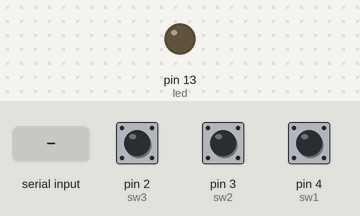
This sketch was run on a simulated Arduino Uno, built with avr-gcc and run on an emulated ATmega328P. On the bench: output pins drawn as LEDs (lit = HIGH). The inputs (shaded band) are chosen by the test bench; at power-on: pin 2 (sw3) LOW, pin 3 (sw2) LOW, pin 4 (sw1) LOW.

Above: at 1.2 s.
1.3 s: "1" received over Serial
At 2.6 s:
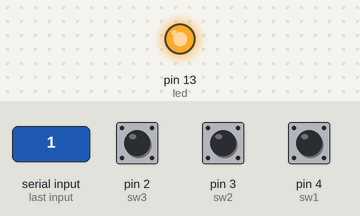
4.4 s: "0" received over Serial
At 5.6 s:
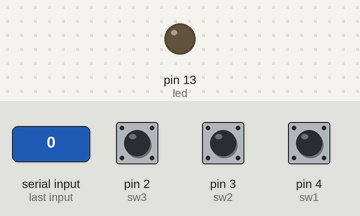
Timing chart, 0 to 7.4 s (numbered marks = the images above; inputs shaded):
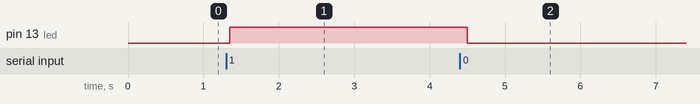

Measured:
- after the input at 1.3 s, pin 13 (led): LOW → HIGH after 0.05 s
- after the input at 4.4 s, pin 13 (led): HIGH → LOW after 0.10 s

The sketch:

bt_poster.ino
```cpp
int led        = 13;
const int sw1  =  4;     // the number of the pushbutton pin
const int sw2  =  3;     // the number of the pushbutton pin
const int sw3  =  2;     // the number of the pushbutton pin
int sw1_state = 0;
int sw2_state = 0;
int sw3_state = 0;
int trg_count = 1;

void setup(){
  // define the PIN as OUTPUT
  pinMode(led,OUTPUT);
  pinMode(sw1, INPUT);
  pinMode(sw2, INPUT);
  pinMode(sw3, INPUT);
  // using baud rate 9600 to listen.
  Serial.begin(9600);
}

void loop(){
  while (Serial.available()){
    char cCmd = Serial.read();
    if (cCmd =='1'){
      digitalWrite(led,HIGH);
    }else if (cCmd == '0'){
      digitalWrite(led,LOW);
    }
  }

  sw1_state = digitalRead(sw1);
  sw2_state = digitalRead(sw2);
  sw3_state = digitalRead(sw3);

  if (sw1_state == HIGH)
    Serial.write("1");   // string even
  if (sw2_state == HIGH)
    Serial.write("2");   // voice even
  if (sw3_state == HIGH)
    Serial.write("3");   // video even
  delay(150);
}
```
